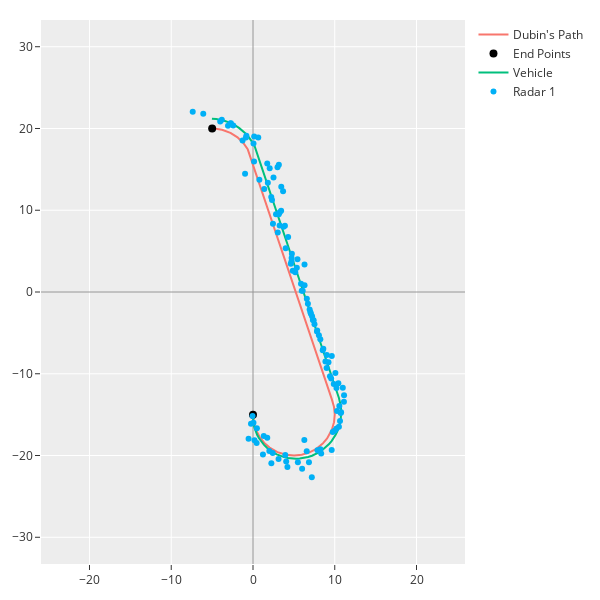

The notebook cell saved with this chart:
### Code cell
plot_dubin(["Dubin's Path", "lines", configurations], ["Vehicle", "lines", vehicles_path], ["Radar 1", "markers", x_y_1]).show()
